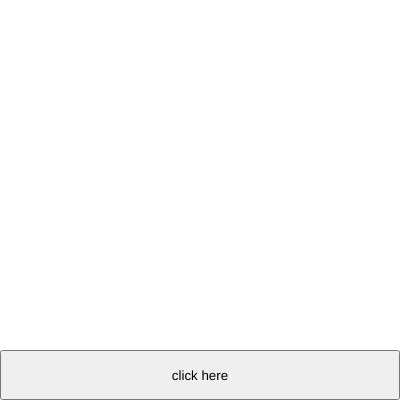
Frame 1 (no input)
Frame 60 (no input): identical to frame 1, image omitted
Frame 120 (the mouse pressed at the canvas centre since frame 60): identical to frame 1, image omitted

The p5.js sketch that drew this single still picture (run headless with seeded random() and noise() and a simulated clock; from frame 60 on, the mouse is pressed at the canvas centre):

// p5.js sketch
// ── sketch.js
let btn;


function setup(){
    createCanvas(400, 400);
    btn = createButton("click here");
    const mainContainer = select("main");
    btn.parent(mainContainer);
    btn.size(width, 50);
    btn.position(0, height-50)
}


function draw(){
    btn.mouseClicked(addShape)
}


function addShape(){
    fill(120, 156, 180)
    circle(random(width), random(height), random(1, 100))
}
